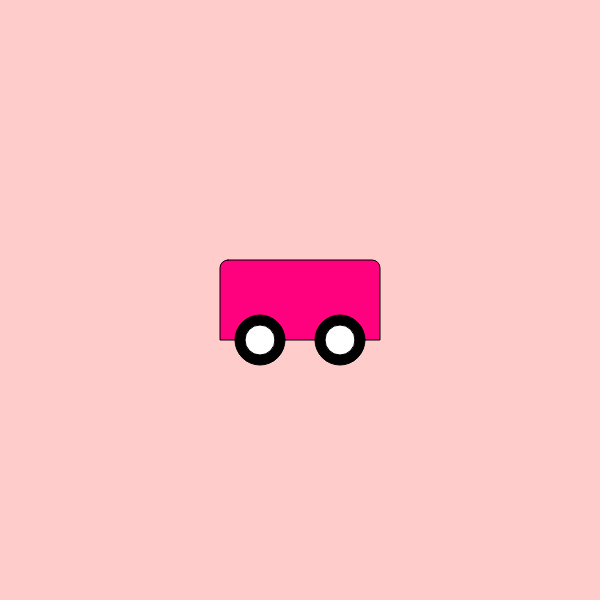
Frame 1 (no input)
Frame 60 (no input): identical to frame 1, image omitted
Frame 120 (the mouse pressed at the canvas centre since frame 60): identical to frame 1, image omitted

The p5.js sketch that drew this single still picture (run headless with seeded random() and noise() and a simulated clock; from frame 60 on, the mouse is pressed at the canvas centre):

// p5.js sketch
// ── sketch.js
// Click and drag the mouse to view the scene from different angles.

x = 300;
y = 300;
size = 80;

function car (x, y, size) {
    rectMode(CENTER);
    fill (255, 0, 127);
    rect (x, y, size + 80, size, 8, 8, 0, 0);
    fill (0);
    circle (x - 40, y + 40, size - 30);
    circle (x + 40, y + 40, size - 30);
    fill (255, 255, 255);
    circle (x - 40, y + 40, size - 50);
    circle (x + 40, y + 40, size - 50); 
}

function setup() {
  createCanvas(600, 600);
}

function draw() {
    background(255, 204, 204);
    car (x, y, size);
        if (keyIsPressed === true) {
        if (keyCode === UP_ARROW) {
            y -= 4;
        } else if (keyCode === DOWN_ARROW) {
            y += 4;
        } else if (keyCode === LEFT_ARROW) {
             x -= 4;
            } else if (keyCode === RIGHT_ARROW) {
                x += 4;
            }
        }
        if (x - size / 2 > width) {
            x = 0;
        }
        else if ( + size / 2 < 0) {
            x = 600;
        }
        if (y - size / 2 > width) {
            y = 0;
        }
        else if (y + size / 2 < 0) {
            y = 600;
        }
    }
